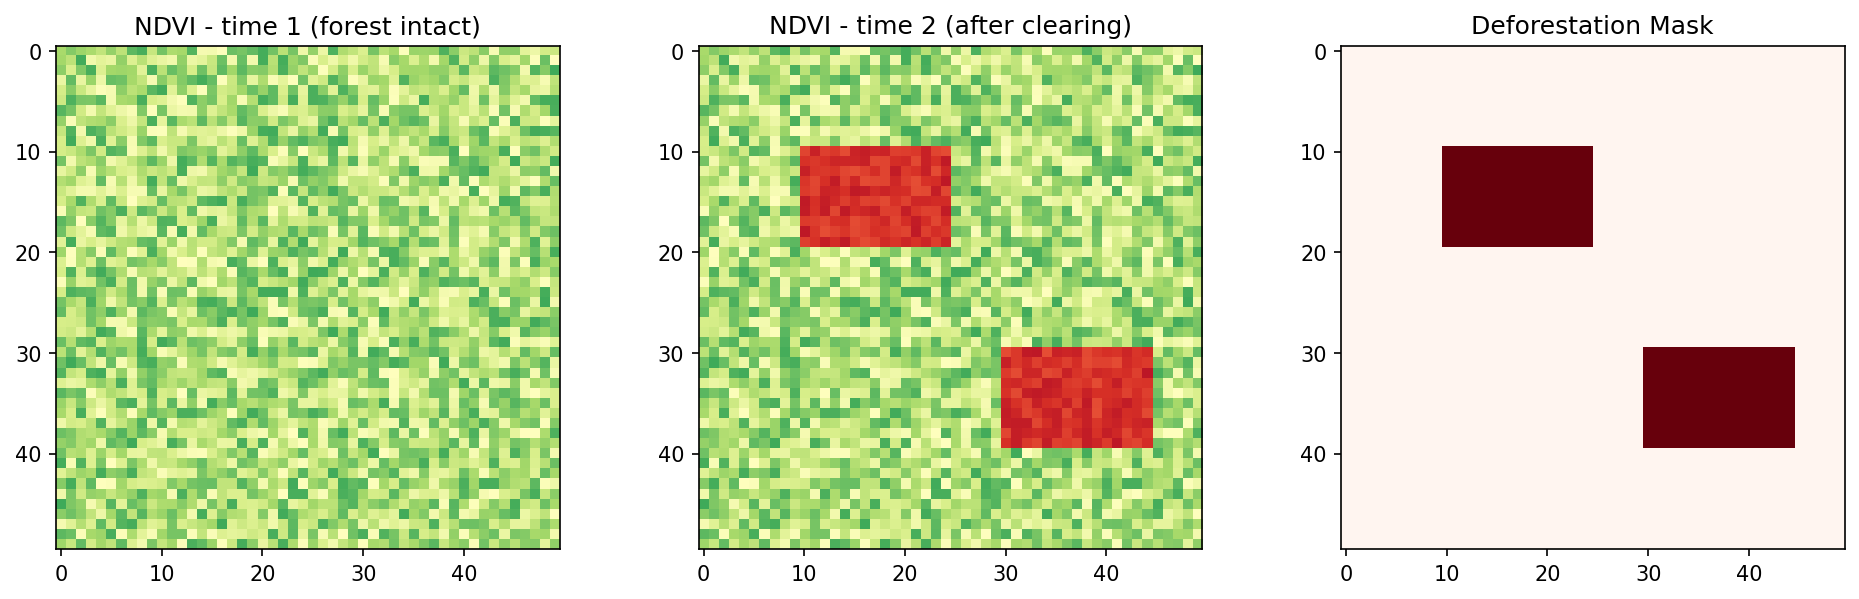

This figure's Python source:
import numpy as np
import matplotlib.pyplot as plt

np.random.seed(0)
h, w = 50, 50

#healthy forest(T_1)
ndvi_t1 = np.random.uniform(0.5, 0.85, (h, w))

#Time 2: forest cleared in two patches
ndvi_t2 = ndvi_t1.copy()
ndvi_t2[10:20, 10:25] = np.random.uniform(0.05, 0.15, (10, 15))  # patch 1
ndvi_t2[30:40, 30:45] = np.random.uniform(0.05, 0.15, (10, 15))  # patch 2

#change = differnece between both of them
ndvi_diff = ndvi_t2 - ndvi_t1

#Threshold: significant loss = drop > 0.3
deforestation_mask = ndvi_diff < -0.3

fig, axes = plt.subplots(1, 3, figsize=(13, 4))
kw = dict(cmap='RdYlGn', vmin=0, vmax=1)

axes[0].imshow(ndvi_t1, **kw)
axes[0].set_title('NDVI - time 1 (forest intact)')

axes[1].imshow(ndvi_t2, **kw)
axes[1].set_title('NDVI - time 2 (after clearing)')

axes[2].imshow(deforestation_mask, cmap='Reds')
axes[2].set_title('Deforestation Mask')

plt.tight_layout()
plt.savefig('change_detection.png', dpi=150, bbox_inches='tight')
plt.show()

pct = deforestation_mask.mean() * 100
print(f'Forest loss detected: {pct:.1f}% of study area')
